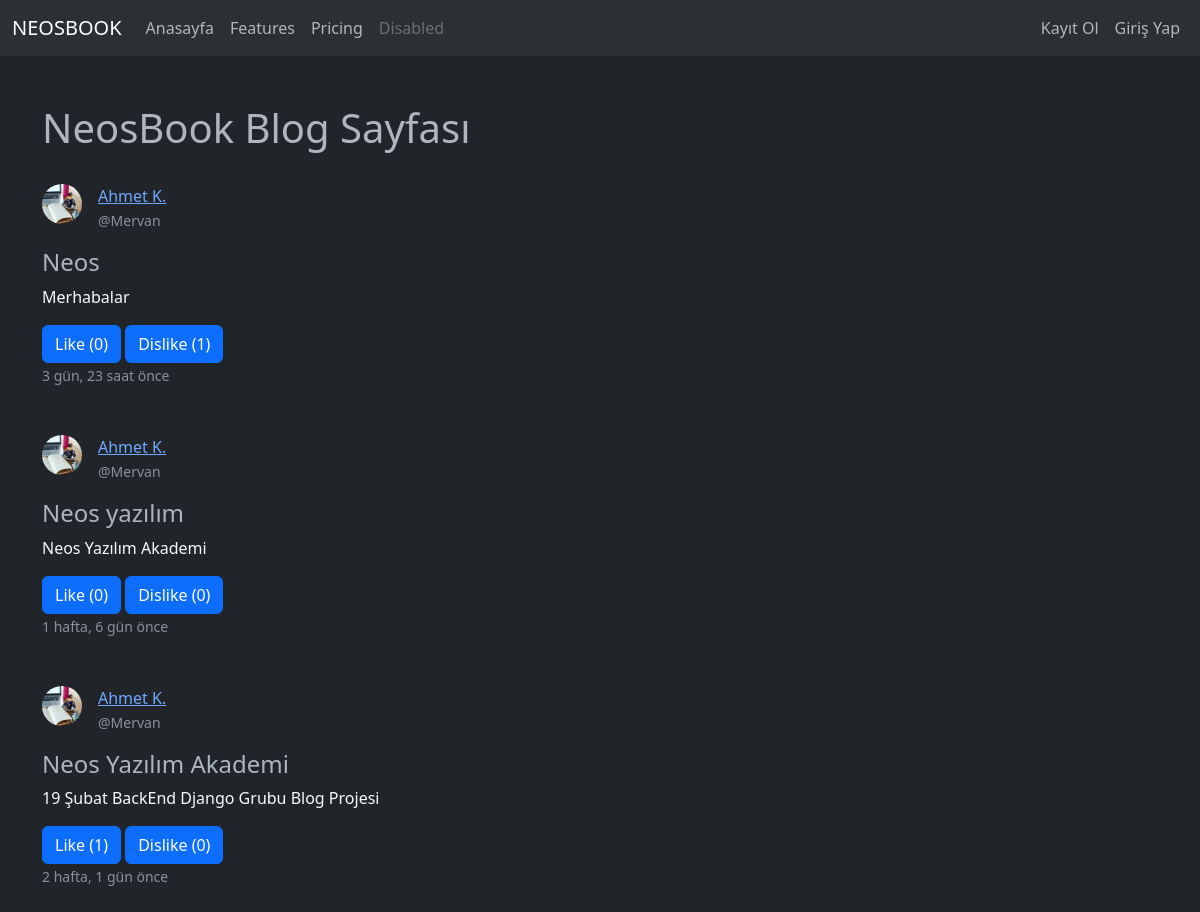
The page / on the database its author committed.
### posts/models.py (models this page shows, shortened)
class Post(models.Model):
    id = models.UUIDField(primary_key=True, default=uuid.uuid4, editable=False)
    owner = models.ForeignKey(Profile, related_name="Owners", on_delete=models.CASCADE, verbose_name="Yazar")
    title = models.CharField(max_length=100, verbose_name='Başlık')
    content = RichTextField(max_length=500)
    image = models.FileField(upload_to = 'posts/', verbose_name='Thumbnail')
    created_at = models.DateTimeField(auto_now_add=True)
    like = models.ManyToManyField(Profile, verbose_name='Beğenenler', related_name='likes', blank=True)
    dislike = models.ManyToManyField(Profile, verbose_name='Beğenmeyenler', related_name='dislikes', blank=True)
    isPublish = models.BooleanField(default=False, verbose_name='Yayınla')
    slug = models.SlugField(null=True, blank=True, editable=False)

### user/models.py (models this page shows, shortened)
class Profile(models.Model):
    id = models.UUIDField(primary_key = True, default = uuid.uuid4, editable = False)
    user = models.OneToOneField(User, on_delete = models.CASCADE)
    name = models.CharField(max_length=100, verbose_name = 'İsim')
    surname = models.CharField(max_length=100, verbose_name = 'Soyisim')
    bio = models.TextField(max_length = 500, verbose_name = 'Hakkımda', default="Merhaba ben bir blog yazarıyım.")
    image = models.FileField(upload_to='profiles/', null=True, verbose_name='Profil Resmi', default='profiles/default.jpg')
    created_at = models.DateTimeField(auto_now_add = True, verbose_name = 'Oluşturulma Tarihi')
    follow = models.ManyToManyField('self', related_name='takip', symmetrical=False, verbose_name = 'Takip', blank = True)
    followers = models.ManyToManyField('self', related_name='takipci', symmetrical=False, verbose_name='Takipçiler', blank = True)
    slug = models.SlugField(null=True, blank=True, editable=False)

### posts/views.py (the view, shortened to what this page needs)
# urls.py: path('', index, name='index'),
def index(request):
    posts = Post.objects.filter(isPublish = True).order_by('-created_at')
    context = {
        'posts':posts
    }
    return render(request, 'index.html', context)

### templates/index.html (shortened to what this page needs)
{% load humanize %}
<!DOCTYPE html>
<html lang="en">
<head>
    <link href="https://cdn.jsdelivr.net/npm/bootstrap@5.3.0-alpha1/dist/css/bootstrap.min.css" rel="stylesheet">
</head>
<body data-bs-theme="dark">
    {% include "partials/_navbar.html" %}
    <div class="container mt-5">
            {% block content %}
                <h1>NeosBook Blog Sayfası</h1>
                <div class="row">
                    {% for post in posts %}
                        <div class="col-12 my-4">
                            <div class="d-flex">
                                <img src="{{post.owner.image.url}}" alt="" width="40" height="40" class="rounded-5 me-3">
                                <p>
                                    <a href="{% url 'profile' post.owner.slug %}">{{post.owner.name}} {{post.owner.surname|slice:"1"}}.</a>
                                    <br>
                                    <small class="text-muted">@{{post.owner.user.username}}</small>
                                </p>
                            </div>
                            <h4>{{post.title}}</h4>
                            <p>
                                <a href="{% url 'detail' post.id post.slug %}" class="text-decoration-none text-light">
                                    {{post.content|safe}}
                                </a>
                            </p>
                            <form action="" method="POST">
                                <input type="submit" name="like" value="Like ({{post.like.all.count}})" class="btn btn-primary">
                                <input type="submit" name="dislike" value="Dislike ({{post.dislike.all.count}})" class="btn btn-primary">
                            </form>
                            <small class="text-muted">{{post.created_at|naturaltime}}</small>
                        </div>
                    {% endfor %}
                </div>
            {% endblock content %}
        </div>
</body>
</html>

### rows shown on the page
Post: owner.image (picture), owner.name "Ahmet", owner.surname "K", owner.user.username "Mervan", title "Neos", content "Merhabalar", like "Like (0)", dislike "Dislike (1)", created_at "3 gün, 23 saat önce"
Post: owner.image (picture), owner.name "Ahmet", owner.surname "K", owner.user.username "Mervan", title "Neos yazılım", content "Neos Yazılım Akademi", like "Like (0)", dislike "Dislike (0)", created_at "1 hafta, 6 gün önce"
Post: owner.image (picture), owner.name "Ahmet", owner.surname "K", owner.user.username "Mervan", title "Neos Yazılım Akademi", content "19 Şubat BackEnd Django Grubu Blog Projesi", like "Like (1)", dislike "Dislike (0)", created_at "2 hafta, 1 gün önce"
